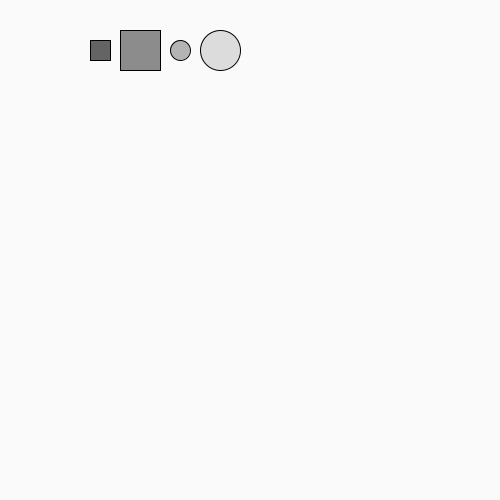
Frame 1 (no input)
Frame 60 (the mouse pressed at the canvas centre just before this capture): identical to frame 1, image omitted
Frame 120 (the mouse held since frame 60 and released just before this capture): identical to frame 1, image omitted

The Processing sketch that drew this single still picture (run headless with seeded random() and noise(); from frame 60 on, the mouse is pressed at the canvas centre):

// Processing sketch: handson_buttons
// ── handson_buttons.pde
// globals
Button rButton1,rButton2,cButton1,cButton2;
float background_greyscale;

// setup
void setup()
{
  size(500,500);
              //"rect" or "circ", X,  Y,  r
  rButton1 = new Button("rect", 100, 50, 10);
  rButton2 = new Button("rect", 140, 50, 20);
  cButton1 = new Button("circ", 180, 50, 10);
  cButton2 = new Button("circ", 220, 50, 20);
  
  background_greyscale = 250;
}

// draw
void draw()
{
  background(background_greyscale);
  
  rButton1.display();
  rButton2.display();
  cButton1.display();
  cButton2.display();
  
  
}

// event handling
void mousePressed()
{
  rButton1.mousePressed();
  rButton2.mousePressed();
  cButton1.mousePressed();
  cButton2.mousePressed();
}

void mouseReleased()
{
  background_greyscale = 250;
}

// ── Button.pde
class Button
{
  // fields
  String shape;
  PShape pShape;
  float centerX, centerY, r;

  // constructor
  Button(String _shape, float _centerX, float _centerY, float _r)
  {
    this.shape = _shape;
    this.centerX = _centerX;
    this.centerY = _centerY;
    this.r = _r;
    if (shape.toLowerCase() == "rect")
    {
      rectMode(RADIUS);
      fill(centerX);
      pShape = createShape(RECT, 0, 0, r, r);
      rectMode(CORNER);//default
    } 
    else if (shape.toLowerCase() == "circ")
    {
      ellipseMode(RADIUS);
      fill(centerX);
      pShape = createShape(ELLIPSE, 0, 0, r, r);
      ellipseMode(CENTER);// default
    }
  }

  // methods
  void display()
  {
    shape(pShape, centerX, centerY);
  }

  void mousePressed()
  {
    if(this.isPressed())
    {
      println(shape+" at ("+centerX+","+centerY+") was pressed"); //<>//
      background_greyscale = centerX;
    }
  }

  boolean isPressed()
  {
    if (this.shape.toLowerCase() == "rect")
    {   
      if(withinRect()) //<>//
      {
        return true; //<>//
      }
    } 
    else if (shape.toLowerCase() == "circ")
    {
      if(withinCirc())
      {
        return true;
      }
    }
    return false;
  }

  boolean withinRect()  
  { //<>//
    if((abs(centerX - mouseX) <= r) && (abs(centerY - mouseY) <= r)) 
    {
      return true; //<>//
    } 
    return false;
  }

  boolean withinCirc() 
  {
    if (sqrt(sq(centerX - mouseX) + sq(centerY - mouseY)) < r ) 
    {
      return true;
    } 
    return false;
  }
  
}
